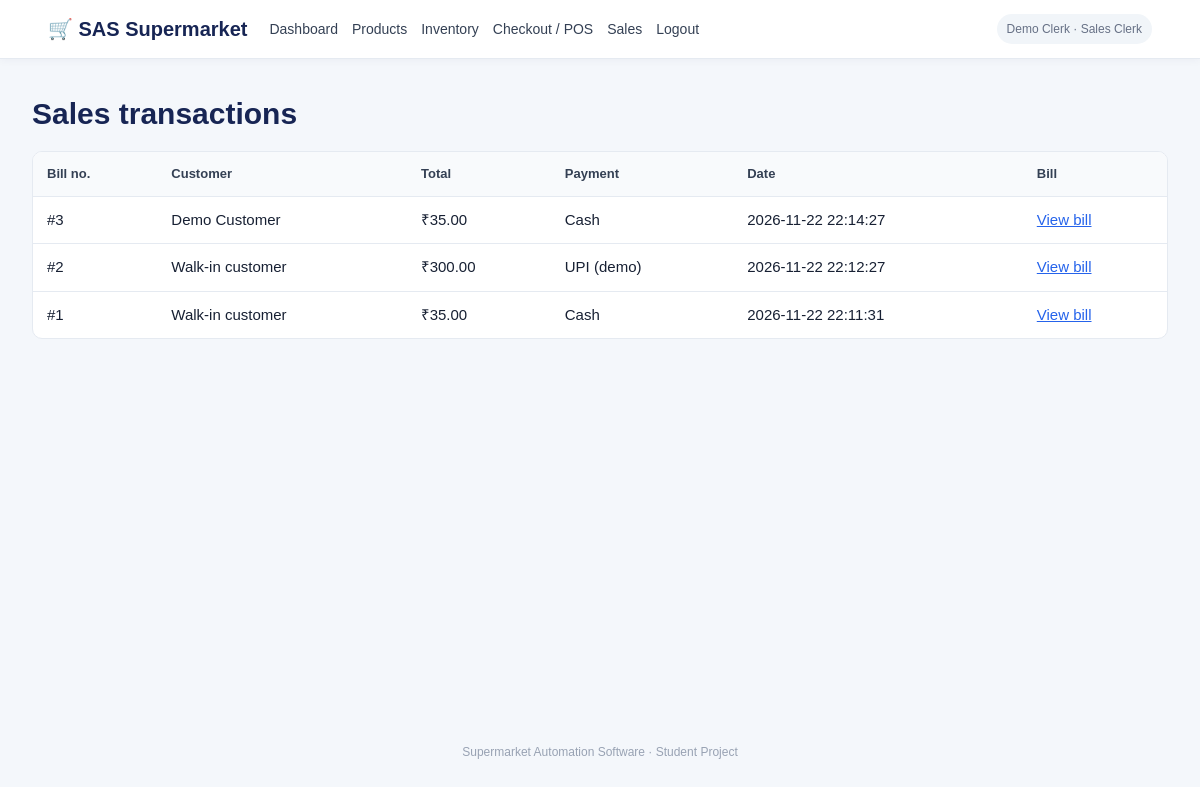
The page /sales (signed in) on the database its author committed.
### tables this page shows
CREATE TABLE sales (
            id INTEGER PRIMARY KEY AUTOINCREMENT,
            customer_id INTEGER,
            clerk_id INTEGER,
            total REAL NOT NULL,
            payment_method TEXT NOT NULL,
            created_at TEXT NOT NULL,
            FOREIGN KEY(customer_id) REFERENCES users(id),
            FOREIGN KEY(clerk_id) REFERENCES users(id)
        );

CREATE TABLE users (
            id INTEGER PRIMARY KEY AUTOINCREMENT,
            name TEXT NOT NULL,
            email TEXT UNIQUE NOT NULL,
            password TEXT NOT NULL,
            role TEXT NOT NULL CHECK(role IN ('customer','sales_clerk','vendor','manager'))
        );

### app.py (the view)
@app.route("/sales")
@roles_required("manager", "sales_clerk")
def sales():
    with get_db() as db:
        rows = db.execute("""SELECT s.*,u.name customer_name FROM sales s LEFT JOIN users u
            ON u.id=s.customer_id ORDER BY s.id DESC LIMIT 100""").fetchall()
    return render_template("sales.html", sales=rows)

### app.py (called while the page is built)
def get_db():
    conn = sqlite3.connect(DB_PATH)
    conn.row_factory = sqlite3.Row
    conn.execute("PRAGMA foreign_keys = ON")
    return conn

def login_required(view):
    @wraps(view)
    def wrapped(*args, **kwargs):
        if "user_id" not in session:
            flash("Please log in first.", "warning")
            return redirect(url_for("login"))
        return view(*args, **kwargs)
    return wrapped

def roles_required(*roles):
    def decorator(view):
        @wraps(view)
        @login_required
        def wrapped(*args, **kwargs):
            if session.get("role") not in roles:
                flash("You do not have permission to access that page.", "danger")
                return redirect(url_for("dashboard"))
            return view(*args, **kwargs)
        return wrapped
    return decorator

@app.context_processor
def inject_globals():
    return {"current_user": session.get("name"), "current_role": session.get("role")}

### templates/sales.html
{% extends "base.html" %}{% block content %}<h1>Sales transactions</h1><div class="table-wrap"><table>
<tr><th>Bill no.</th><th>Customer</th><th>Total</th><th>Payment</th><th>Date</th><th>Bill</th></tr>
{% for s in sales %}<tr><td>#{{ s.id }}</td><td>{{ s.customer_name or 'Walk-in customer' }}</td><td>₹{{ '%.2f'|format(s.total) }}</td><td>{{ s.payment_method }}</td><td>{{ s.created_at }}</td><td><a href="{{ url_for('bill',sale_id=s.id) }}">View bill</a></td></tr>{% else %}<tr><td colspan="6">No sales recorded.</td></tr>{% endfor %}
</table></div>{% endblock %}

### static/style.css (style rules this page uses)
:root { --navy:#172554;--blue:#2563eb;--bg:#f4f7fb;--text:#172033;--muted:#667085;--line:#e5eaf1 }
* { box-sizing:border-box }
body { margin:0;background:var(--bg);color:var(--text);font:15px/1.5 Arial,Helvetica,sans-serif }
nav a:hover,a { color:var(--blue) }
h1 { font-size:30px;margin:0 0 8px;color:var(--navy) }
.table-wrap { overflow-x:auto;background:white;border:1px solid var(--line);border-radius:10px;margin:15px 0 }
table { border-collapse:collapse;width:100%;min-width:600px }
th,td { text-align:left;padding:12px 14px;border-bottom:1px solid var(--line) }
th { background:#f8fafc;color:#344054;font-size:13px }
tr:last-child td { border-bottom:0 }

### rows shown on the page
sales: id "3", name "Demo Customer", total "35.00", payment_method "Cash", created_at "2026-11-22 22:14:27"
sales: id "2", customer_name "Walk-in customer", total "300.00", payment_method "UPI (demo)", created_at "2026-11-22 22:12:27"
sales: id "1", customer_name "Walk-in customer", total "35.00", payment_method "Cash", created_at "2026-11-22 22:11:31"

### other values the page prints
{{ current_user }} "Demo Clerk"
{{ current_role|replace('_',' ')|title }} "Sales Clerk"
